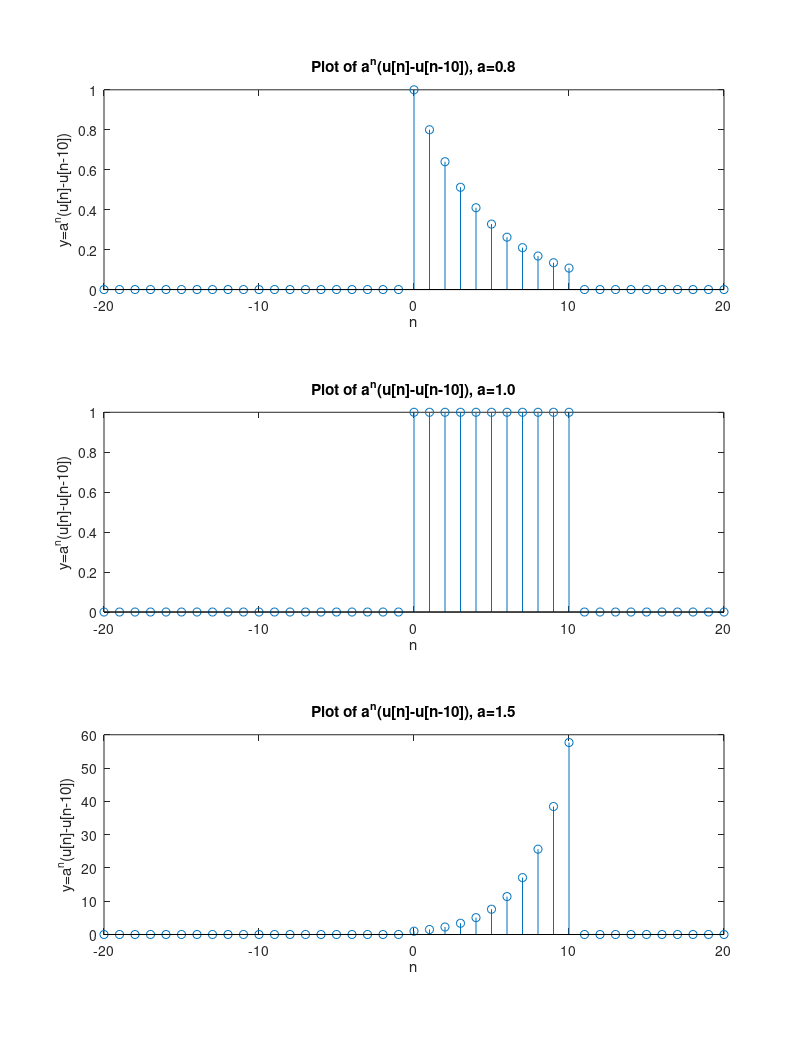
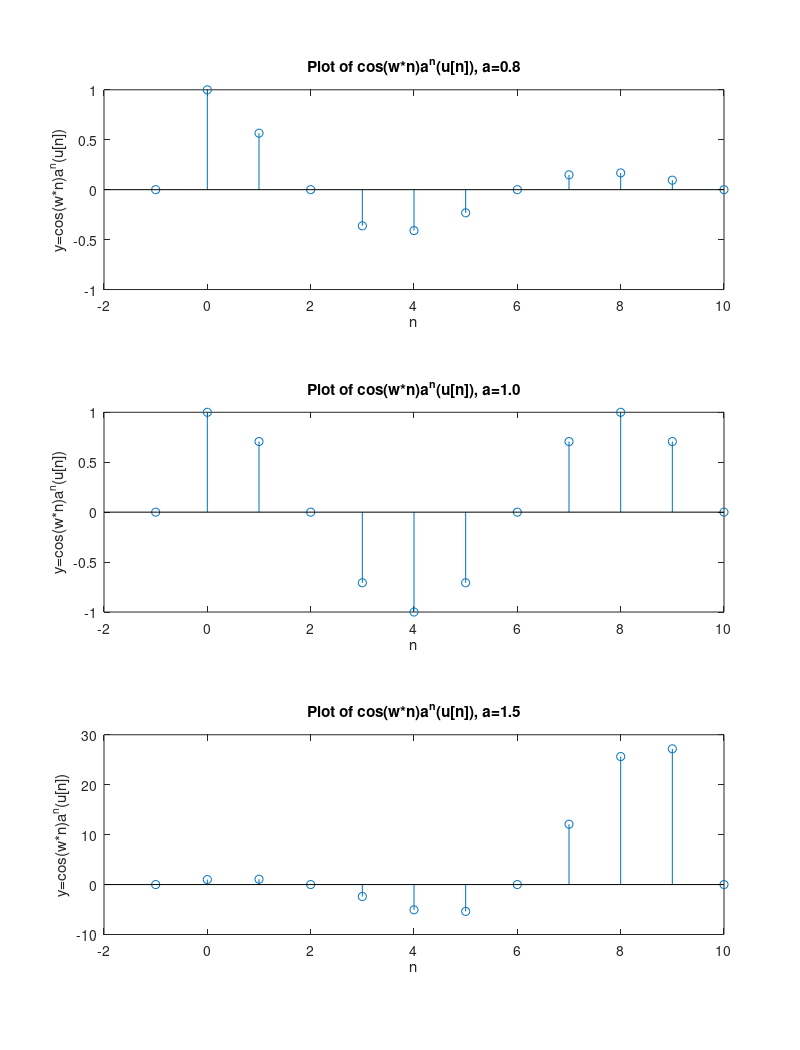

MATLAB code for these plots, in order:
%Plots for a^n(u[n]-u[n-10])
figure(1)
a=0.8;
n=-20:20;
x=(a.^n).*((n>=0)-((n-11)>=0));
subplot(3,1,1)
orient('tall')
stem(n,x)
title('Plot of a^n(u[n]-u[n-10]), a=0.8')
ylabel('y=a^n(u[n]-u[n-10])')
xlabel('n')

a=1.0;
n=-20:20;
x=(a.^n).*((n>=0)-((n-11)>=0));
subplot(3,1,2)
orient('tall')
stem(n,x)
title('Plot of a^n(u[n]-u[n-10]), a=1.0')
ylabel('y=a^n(u[n]-u[n-10])')
xlabel('n')

a=1.5;
n=-20:20;
x=(a.^n).*((n>=0)-((n-11)>=0));
subplot(3,1,3)
orient('tall')
stem(n,x)
title('Plot of a^n(u[n]-u[n-10]), a=1.5')
ylabel('y=a^n(u[n]-u[n-10])')
xlabel('n')


%Plots for cos(w*n)a^n(u[n])
figure(2)
a=0.8;
w=pi/4;
n=-1:10;
x=cos(w.*n).*(a.^n).*(n>=0);
subplot(3,1,1)
orient('tall')
stem(n,x)
title('Plot of cos(w*n)a^n(u[n]), a=0.8')
ylabel('y=cos(w*n)a^n(u[n])')
xlabel('n')

a=1.0;
w=pi/4;
n=-1:10;
x=cos(w.*n).*(a.^n).*(n>=0);
subplot(3,1,2)
orient('tall')
stem(n,x)
title('Plot of cos(w*n)a^n(u[n]), a=1.0')
ylabel('y=cos(w*n)a^n(u[n])')
xlabel('n')

a=1.5;
w=pi/4;
n=-1:10;
x=cos(w.*n).*(a.^n).*(n>=0);
subplot(3,1,3)
orient('tall')
stem(n,x)
title('Plot of cos(w*n)a^n(u[n]), a=1.5')
ylabel('y=cos(w*n)a^n(u[n])')
xlabel('n')

orient('tall')